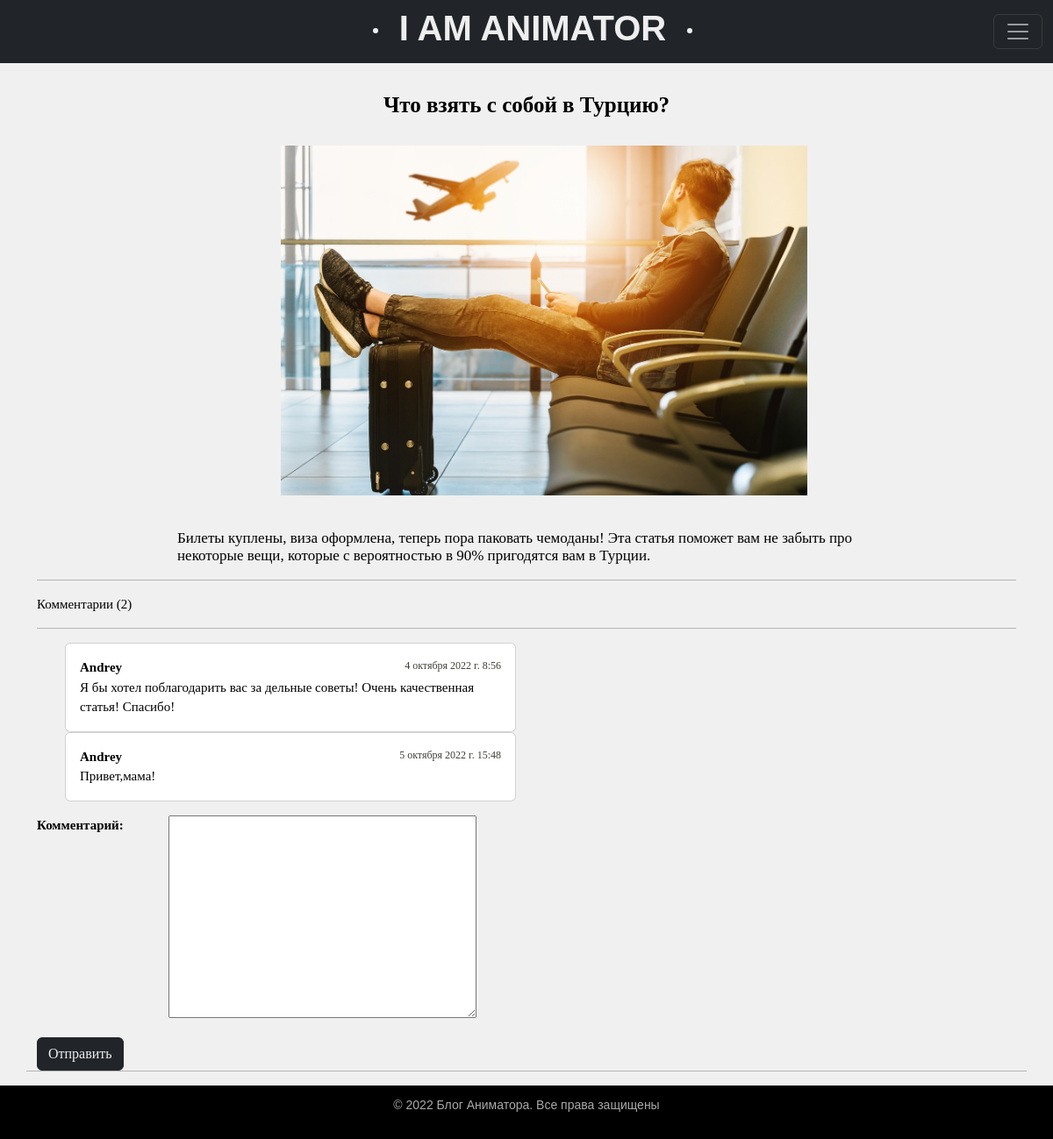
/post/chto-vzyat-s-soboj-v-turciyu/ (signed in), run on the app's committed database.
### blog/models.py (models this page shows, shortened)
class Posts(models.Model):
    title = models.CharField(max_length=255)
    slug = models.SlugField(max_length=255, unique=True, db_index=True, verbose_name='URL')
    content = models.TextField(blank=True)
    photo = models.ImageField(upload_to='photos/%Y/%m/%d/')
    time_create = models.DateTimeField(auto_now_add=True)
    time_update = models.DateTimeField(auto_now=True)
    is_published = models.BooleanField(default=True)
    def __str__(self):
        return self.title
    class Meta:
        verbose_name = 'Посты'
        verbose_name_plural = 'Посты'
        ordering = ['-time_create', 'title']

class Comment(models.Model):
    post = models.ForeignKey(Posts, related_name='comment_posts', on_delete=models.CASCADE,
                             verbose_name='Статья', blank=True, null=True)
    name = models.CharField(max_length=30, verbose_name='Автор')
    body = models.TextField(max_length=255, verbose_name='Комментарий')
    created = models.DateTimeField(auto_now_add=True, verbose_name='Дата создания')
    updated = models.DateTimeField(auto_now=True, verbose_name='Дата изменения')
    active = models.BooleanField(default=True, verbose_name='Видимость комментария')
    class Meta:
        verbose_name = 'Комментарии'
        verbose_name_plural = 'Комментарии'
        ordering = ('created',)

### blog/views.py (the view, shortened to what this page needs)
# urls.py: path('post/<slug:post_slug>/', ShowPost.as_view(), name='post'),
class ShowPost(FormMixin, MutualContext, DetailView):
    model = Posts
    template_name = 'blog/post.html'
    slug_url_kwarg = 'post_slug'
    context_object_name = 'post'
    form_class = CommentForm
    success_url = reverse_lazy('pages')
    def post(self, request, *args, **kwargs):
        form = self.get_form()
        if form.is_valid():
            return self.form_valid(form)
        else:
            return self.form_invalid(form)
    def get_context_data(self, *, object_list=None, **kwargs):
        context_dict = super().get_context_data(**kwargs)
        mutual_context_dict = self.get_user_context(title=context_dict['post'])
        return dict(list(context_dict.items()) + list(mutual_context_dict.items()))

### blog/forms.py
class CommentForm(forms.ModelForm):
    widgets = {
        'body': forms.Textarea(attrs={'cols': 8, 'rows': 5}),
    }
    class Meta:
        model = Comment
        fields = ('body',)

### blog/utils.py (called while the page is built)
    def get_user_context(self, **kwargs):
        context = kwargs
        return context

### blog/templates/blog/post.html (shortened to what this page needs)
{% extends 'blog/base.html' %}
{% block content %}
<div class="posts_style">
    <div class="container">
        <div class="row">
            <div class="col-xl-12 col-md-12 col-sm-12" align="center">
                <br>
                <br>
                <h1><b>{{post.title}}</b></h1>
                <br>
                {% if post.photo %}
                <p class="from_left"><img src="{{post.photo.url}}"></p>
                {% endif %}
            </div>
        </div>
    </div>
    <div class="container">
        <div class="row">
            <div class="col-xl-12 col-md-12 col-sm-12" align="left">
                <br>
                <h5 class="from_left_post from_right_post">{{post.content | linebreaks}}</h5>
                <hr>
                <p>Комментарии ({{post.comment_posts.all.count}})</p>
                <hr>
            </div>
            <div class="col-xl-6 col-md-6 col-sm-6" align="left">
                    <ul>
                        {% for item in post.comment_posts.all %}
                        <div class="card">
                            <div class="card-body">
                                <div style="width:100%;">
                                    <div style="width: 50%; text-align: left; float: left;"><b>{{item.name}}</b></div>
                                    <div class="create-time-style" style="width: 50%; text-align: right; float: left;">
                                        {{item.created}}
                                    </div>
                                </div>
                                <div style="width: 100%; text-align: left; float: left;"> {{item.body}}</div>
                                <br>
                            </div>
                        </div>
                        {% endfor %}
                    </ul>
                </div>
                <form method="post">
                    {% for f in form %}
                    <p><label class="form-label" for="{{f.id_for_label}}"><b>{{f.label}}:</b></label>{{f}}</p>
                    {% endfor %}
                    <button type="submit" class="btn btn-dark white-oranje-style">Отправить</button>
                </form>
                <hr>
            </div>
        </div>
    </div>
</div>
{% endblock %}

### blog/static/blog/css/styles.css (style rules this page uses)
html, body { font-family: 'Arial'; margin: 0; padding: 0; height: 100%; width: 100%; color: #000000; }
img { max-width: 600px; height: auto; }
.content-text h1 { font-size: 25px; }
.content-text h5 { font-size: 17px; }
.form-label { display: inline-block; min-width: 150px; vertical-align: top; }
div.posts_style { background: #f0f0f0; background-repeat: no-repeat; background-size: cover; height: 100%; width: 100%; color: black; }
.white-oranje-style { color: #eeeeee; }
.from_left { padding-left: 40px; }
.from_left_post { padding-left: 160px; }
.from_right_post { padding-right: 150px; }
div.create-time-style { font-size: 12px; color: #3F4137; }

### data on the page
Posts: title "Что взять с собой в Турцию?", photo (picture), content "Билеты куплены, виза оформлена, теперь пора паковать чемоданы! Эта статья поможет вам не забыть про некоторые вещи, которые с вероятностью в 90% пригодятся вам в Турции.", comment_posts.all.count "2"
Comment: name "Andrey", created "4 октября 2022 г. 8:56", body "Я бы хотел поблагодарить вас за дельные советы! Очень качественная статья! Спасибо!"
Comment: name "Andrey", created "5 октября 2022 г. 15:48", body "Привет,мама!"

### other printed values
{{ f.label }} "Комментарий"
